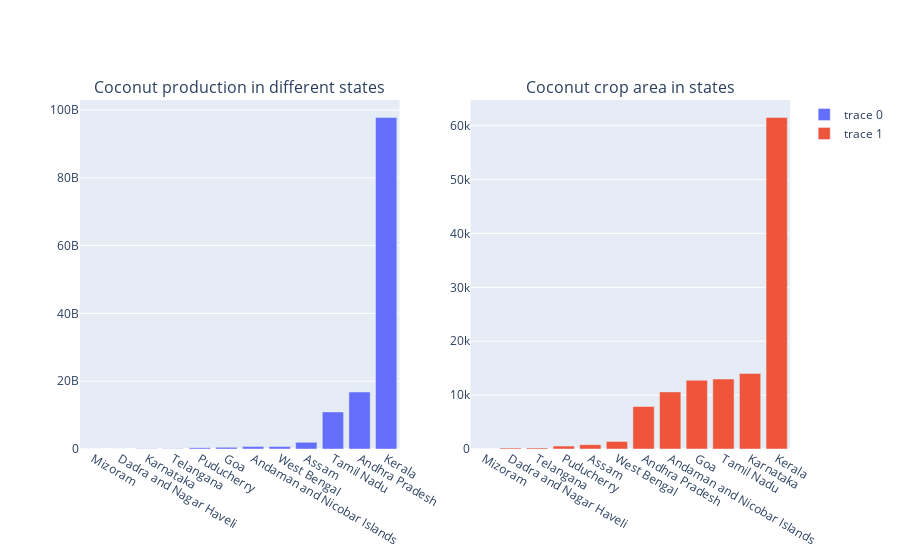

Notebook cell for this chart:
### Markdown cell above
COCONUT IS THE MOST PRODUCED CROP IN KERALA. EXPLORING A LITTLE BIT MORE ABOUT KERALA

### Code cell
coconut = data[data['Crop']=='Coconut ']

fig = make_subplots(rows=1,cols=2,subplot_titles=('Coconut production in different states', 'Coconut crop area in states'))

temp = coconut.groupby(by='State_Name')['Production'].sum().reset_index().sort_values(by='Production')
trace0 = go.Bar(x=temp['State_Name'], y=temp['Production'])

temp = coconut.groupby(by='State_Name',)['Area'].mean().reset_index().sort_values(by='Area')
trace1 = go.Bar(x=temp['State_Name'], y=temp['Area'])

fig.append_trace(trace0, 1,1)
fig.append_trace(trace1, 1,2)
fig.show()

### Figure 1 — Plotly figure (JSON) as saved in the notebook; plotly's stock layout.template omitted (floating-point values rounded to 4 significant figures)
{"data": [{"type": "bar", "x": ["Mizoram", "Dadra and Nagar Haveli", "Karnataka", "Telangana ", "Puducherry", "Goa", "Andaman and Nicobar Islands", "West Bengal", "Assam", "Tamil Nadu", "Andhra Pradesh", "Kerala"], "xaxis": "x", "y": [40, 117288, 56770000.0, 105672992, 379139000, 503112559, 717790000, 717841216, 1954408105, 10937742655, 16806002260, 97803036000], "yaxis": "y"}, {"type": "bar", "x": ["Mizoram", "Dadra and Nagar Haveli", "Telangana ", "Puducherry", "Assam", "West Bengal", "Andhra Pradesh", "Andaman and Nicobar Islands", "Goa", "Tamil Nadu", "Karnataka", "Kerala"], "xaxis": "x2", "y": [7.5, 182.2, 203.7, 540.9, 806.7, 1409.0, 7887.0, 10600.0, 12750.0, 12980, 14010.0, 61520.0], "yaxis": "y2"}], "layout": {"annotations": [{"font": {"size": 16}, "showarrow": false, "text": "Coconut production in different states", "x": 0.225, "xanchor": "center", "xref": "paper", "y": 1, "yanchor": "bottom", "yref": "paper"}, {"font": {"size": 16}, "showarrow": false, "text": "Coconut crop area in states", "x": 0.775, "xanchor": "center", "xref": "paper", "y": 1, "yanchor": "bottom", "yref": "paper"}], "xaxis": {"anchor": "y", "domain": [0, 0.45]}, "xaxis2": {"anchor": "y2", "domain": [0.55, 1]}, "yaxis": {"anchor": "x", "domain": [0, 1]}, "yaxis2": {"anchor": "x2", "domain": [0, 1]}}}
